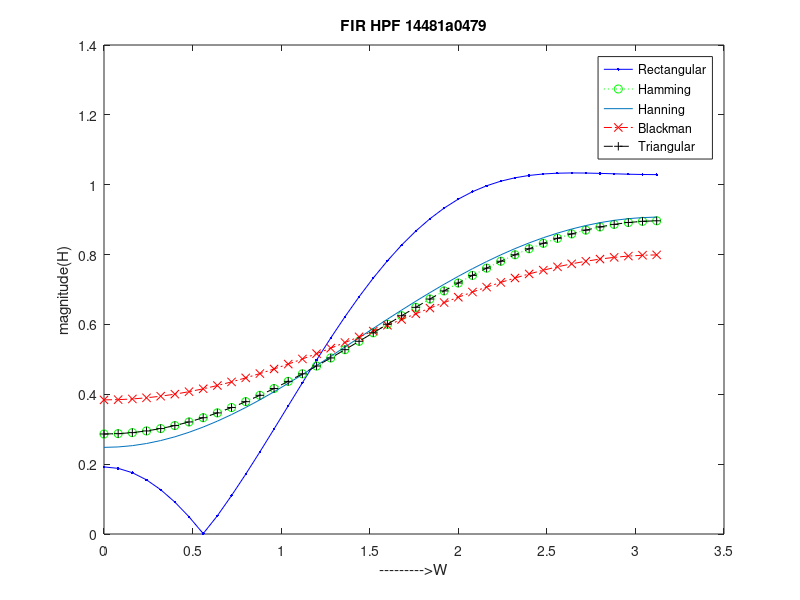

Write MATLAB code to recreate this figure.
clc;
clear all;
close all;
WC=input('enter cut-off frequency');
N=input('enter order(odd number)');
e=0.0001;
s=(N-1)/2;
n=0:N-1;
hd=(sin(pi*(n-s+e))-sin(WC*(n-s+e)))./(pi*(n-s+e));
wr=rectwin(N);
whm=hamming(N);
whn=hann(N);
wb=blackman(N);
wt=bartlett(N);
hn1=hd.*wr';
hn2=hd.*whn';
hn3=hd.*whm';
hn4=hd.*wb';
hn5=hd.*wt';
w=0:0.08:pi;
h1=freqz(hn1,1,w);
h2=freqz(hn2,1,w);
h3=freqz(hn3,1,w);
h4=freqz(hn4,1,w);
h5=freqz(hn5,1,w);
plot(w,abs(h1),'b.-');
title('FIR HPF 14481a0479');
xlabel('--------->W');
ylabel('magnitude(H)');
hold on;
plot(w,abs(h2),'go:');
plot(w,abs(h3));
plot(w,abs(h4),'rx-.');
plot(w,abs(h5),'k+--');
hold off;
legend('Rectangular','Hamming','Hanning','Blackman','Triangular');


